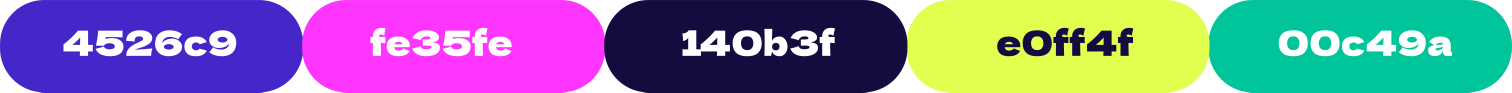
#> input picture img/Color Palette.png, 19652 x 1201 px (shown at 1/13 size)
$ python extract_colors.py
#> lines starting #> are read from the running program, lines starting #| are printed output that depends on the picture
#!/usr/bin/env python3
import json
from PIL import Image
from collections import Counter

def extract_colors(image_path, num_colors=20):
    """Extract dominant colors from an image and convert to hex"""
#> called with image_path = 'img/Color Palette.png', num_colors = 20
    img = Image.open(image_path)
#> img is the input picture: PIL image 19652x1201 RGBA; mean R, G, B, A 116.1, 113.2, 147.5, 240.2

    # Convert to RGB if needed
    if img.mode != 'RGB':
        img = img.convert('RGB')
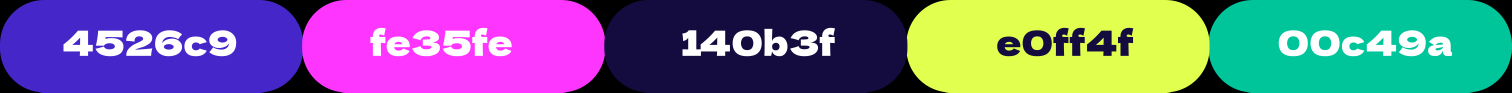
#> img: PIL image 19652x1201 RGB (shown at 1/13 size); mean R, G, B 116.1, 113.2, 147.5

    # Resize for faster processing
    img.thumbnail((200, 200))

    # Get all pixels
    pixels = list(img.getdata())
#> pixels = 2400 items, first 6: (0, 0, 0), (0, 0, 0), (8, 4, 22), (38, 20, 109), (59, 33, 172), (68, 38, 198)

    # Count color frequency
    color_counts = Counter(pixels)
#> color_counts = 716 items

    # Get top colors
    top_colors = color_counts.most_common(num_colors)
#> top_colors = 20 items

    # Convert to hex and filter out white/near-white
    colors = []
    for rgb, count in top_colors:
        # Skip very light colors (likely background)
        if sum(rgb) < 750:  # Filters out near-white
            hex_color = '#{:02x}{:02x}{:02x}'.format(rgb[0], rgb[1], rgb[2])
            colors.append({
                'hex': hex_color,
                'rgb': rgb,
                'count': count,
                'percentage': round((count / len(pixels)) * 100, 2)
            })
#> this loop made 20 passes
#> (rgb, count, hex_color) on passes 1 to 12: ((224, 255, 79), 262, '#e0ff4f'), ((254, 53, 254), 261, '#fe35fe'), ((20, 11, 63), 251, '#140b3f'), ((0, 196, 154), 243, '#00c49a'), ((69, 38, 201), 238, '#4526c9'), ((0, 0, 0), 60, '#000000'), ((0, 195, 153), 20, '#00c399'), ((255, 54, 255), 13, '#ff36ff'), ((225, 255, 79), 13, '#e1ff4f'), ((226, 255, 79), 12, '#e2ff4f'), ((254, 52, 254), 9, '#fe34fe'), ((254, 51, 254), 9, '#fe33fe')
#> after the loop, colors = 20 items

    return colors

# Extract colors from palette
print("Extracting colors from Color Palette.png...")
palette_colors = extract_colors('img/Color Palette.png', 20)
#> palette_colors = 20 items

output = {
    'color_palette': palette_colors
}

# Print as formatted JSON
print(json.dumps(output, indent=2))
#> (printed output is left out)

# Also save to file
with open('color_analysis.json', 'w') as f:
    json.dump(output, f, indent=2)

print("\n✓ Color analysis saved to color_analysis.json")
